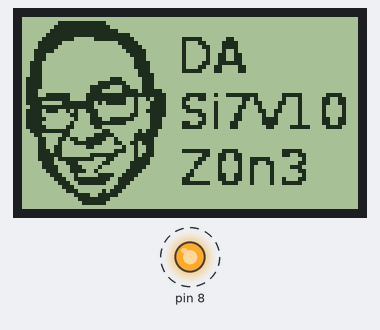
Bench run of a sketch on a simulated Arduino Uno, built with avr-gcc and run on an emulated ATmega328P. Shown: 84×48 one-colour display, output pins drawn as LEDs (lit = HIGH). Dashed ring = blinking.

Above: at 0.1 s.
Timing chart, 0 to 130.0 s (numbered marks = the images above):
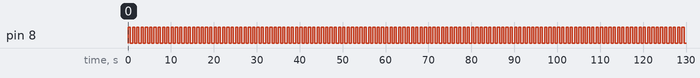

The sketch:

bsidescbr2019.ino
```cpp
#include <SPI.h>
#include <Adafruit_GFX.h>
#include <Adafruit_PCD8544.h>

#include <Adafruit_SPITFT_Macros.h>
#include <gfxfont.h>
#include <Adafruit_SPITFT.h>

// Hardware SPI (faster, but must use certain hardware pins):
// SCK is LCD serial clock (SCLK) - this is pin 13 on Arduino Uno
// MOSI is LCD DIN - this is pin 11 on an Arduino Uno
// pin 7 - Data/Command select (D/C)
// pin 6 - LCD chip select (CS)
// pin 5 - LCD reset (RST)
Adafruit_PCD8544 display = Adafruit_PCD8544(7, 6, 5);
// Note with hardware SPI MISO and SS pins aren't used but will still be read
// and written to during SPI transfer.  Be careful sharing these pins!

#define NUMFLAKES 10
#define XPOS 0
#define YPOS 1
#define DELTAY 2


#define LOGO16_GLCD_HEIGHT 16
#define LOGO16_GLCD_WIDTH  16

static const unsigned char PROGMEM silvio[] = {
  // 'silvio, 84x48px
  0x00, 0x00, 0x00, 0x00, 0x00, 0x00, 0x00, 0x00, 0x00, 0x00, 0x00, 0x00, 0x7f, 0xf8, 0x00, 0x00,
  0x00, 0x00, 0x00, 0x00, 0x00, 0x00, 0x00, 0xff, 0xfc, 0x00, 0x00, 0x00, 0x00, 0x00, 0x00, 0x00,
  0x00, 0x01, 0xff, 0xff, 0x00, 0x00, 0x00, 0x00, 0x00, 0x00, 0x00, 0x00, 0x03, 0xff, 0xff, 0xe0,
  0x00, 0x00, 0x00, 0x00, 0x00, 0x00, 0x00, 0x07, 0xf8, 0x3f, 0xf0, 0x00, 0xf8, 0x18, 0x00, 0x00,
  0x00, 0x00, 0x0f, 0xc0, 0x00, 0xf8, 0x00, 0x8c, 0x3c, 0x00, 0x00, 0x00, 0x00, 0x0f, 0x80, 0x00,
  0x7c, 0x00, 0x86, 0x3c, 0x00, 0x00, 0x00, 0x00, 0x1f, 0x00, 0x00, 0x3e, 0x00, 0x82, 0x24, 0x00,
  0x00, 0x00, 0x00, 0x1c, 0x00, 0x00, 0x1e, 0x00, 0x82, 0x66, 0x00, 0x00, 0x00, 0x00, 0x1c, 0x00,
  0x00, 0x0e, 0x00, 0x82, 0x66, 0x00, 0x00, 0x00, 0x00, 0x38, 0x00, 0x00, 0x0f, 0x00, 0x86, 0x7e,
  0x00, 0x00, 0x00, 0x00, 0x38, 0x00, 0x00, 0x0f, 0x00, 0x8c, 0xc3, 0x00, 0x00, 0x00, 0x00, 0x38,
  0x00, 0x00, 0x07, 0x00, 0xf8, 0xc3, 0x00, 0x00, 0x00, 0x00, 0x38, 0x00, 0x00, 0x07, 0x80, 0x00,
  0x00, 0x00, 0x00, 0x00, 0x00, 0x78, 0x00, 0x03, 0x83, 0x80, 0x00, 0x00, 0x00, 0x00, 0x00, 0x00,
  0x78, 0x00, 0x1f, 0xc3, 0x80, 0x00, 0x00, 0x00, 0x00, 0x00, 0x00, 0x78, 0x00, 0x7c, 0x63, 0x80,
  0x00, 0x00, 0x00, 0x00, 0x00, 0x00, 0x70, 0x00, 0x70, 0x7b, 0xe0, 0x00, 0x00, 0x00, 0x00, 0x00,
  0x00, 0x73, 0xf0, 0xff, 0xff, 0xf0, 0x7c, 0x9f, 0xe0, 0x7c, 0x0f, 0x00, 0x7f, 0xf0, 0xff, 0xc9,
  0x70, 0xcc, 0x01, 0xa0, 0x44, 0x19, 0x80, 0x78, 0x3f, 0xd7, 0xc8, 0xf0, 0x80, 0x81, 0x30, 0xc4,
  0x19, 0x80, 0x3f, 0xff, 0xc0, 0x08, 0xf0, 0xc0, 0x83, 0x10, 0x84, 0x10, 0x80, 0x7b, 0x94, 0xe0,
  0x09, 0xf0, 0x78, 0x82, 0x19, 0x84, 0x10, 0x80, 0x78, 0x0c, 0x60, 0x18, 0xf0, 0x0c, 0x86, 0x09,
  0x04, 0x10, 0x80, 0x7c, 0x04, 0x73, 0xf0, 0xe0, 0x04, 0x86, 0x0f, 0x04, 0x19, 0x80, 0x78, 0x08,
  0x7f, 0xc0, 0xe0, 0xcc, 0x8c, 0x0f, 0x04, 0x19, 0x80, 0x7c, 0x18, 0x30, 0x00, 0xe0, 0xf8, 0x8c,
  0x06, 0x1f, 0x0f, 0x00, 0x3f, 0xf0, 0x0c, 0x05, 0xc0, 0x00, 0x00, 0x00, 0x00, 0x00, 0x00, 0x18,
  0x30, 0x3e, 0x0f, 0xc0, 0x00, 0x00, 0x00, 0x00, 0x00, 0x00, 0x0c, 0x6c, 0xf9, 0x0f, 0x80, 0x00,
  0x00, 0x00, 0x00, 0x00, 0x00, 0x0c, 0x47, 0xf1, 0x9b, 0x80, 0x00, 0x00, 0x00, 0x00, 0x00, 0x00,
  0x0c, 0xc0, 0xc0, 0x49, 0x80, 0x00, 0x00, 0x00, 0x00, 0x00, 0x00, 0x0e, 0xc0, 0x01, 0xc9, 0x80,
  0xfe, 0x3c, 0x00, 0x7c, 0x00, 0x00, 0x0f, 0xc0, 0x7f, 0x0b, 0x80, 0x06, 0x66, 0x00, 0x66, 0x00,
  0x00, 0x0f, 0x7f, 0xc6, 0x0f, 0x00, 0x0c, 0x66, 0x7c, 0x02, 0x00, 0x00, 0x07, 0x1c, 0x0c, 0x1f,
  0x00, 0x18, 0x42, 0x66, 0x06, 0x00, 0x00, 0x07, 0x8e, 0x10, 0x1e, 0x00, 0x10, 0x42, 0x42, 0x1c,
  0x00, 0x00, 0x03, 0x8f, 0x20, 0x3c, 0x00, 0x20, 0x42, 0x42, 0x06, 0x00, 0x00, 0x01, 0xc4, 0x1e,
  0x78, 0x00, 0x60, 0x66, 0x42, 0x02, 0x00, 0x00, 0x00, 0xe7, 0xfc, 0xf0, 0x00, 0xc0, 0x66, 0x42,
  0x46, 0x00, 0x00, 0x00, 0x73, 0xf8, 0xe0, 0x00, 0xfe, 0x3c, 0x42, 0x7c, 0x00, 0x00, 0x00, 0x38,
  0x01, 0xc0, 0x00, 0x00, 0x00, 0x00, 0x00, 0x00, 0x00, 0x00, 0x1c, 0x0b, 0x80, 0x00, 0x00, 0x00,
  0x00, 0x00, 0x00, 0x00, 0x00, 0x07, 0x9f, 0x00, 0x00, 0x00, 0x00, 0x00, 0x00, 0x00, 0x00, 0x00,
  0x03, 0xfc, 0x00, 0x00, 0x00, 0x00, 0x00, 0x00, 0x00, 0x00, 0x00, 0x01, 0xf8, 0x00, 0x00, 0x00,
  0x00, 0x00, 0x00, 0x00, 0x00, 0x00, 0x00, 0x00, 0x00, 0x00, 0x00, 0x00, 0x00, 0x00, 0x00, 0x00
};
void setup() {
  // put your setup code here, to run once:
  //Serial.begin(9600);

  display.begin();
  // init done

  // you can change the contrast around to adapt the display
  // for the best viewing!
  display.setContrast(50);

  //display.display(); // show splashscreen
  //delay(100);
  display.clearDisplay();   // clears the screen and buffer
  display.drawBitmap(0,0,silvio, 84,48, 1);
  display.display();
  pinMode(8,OUTPUT);
}

void loop() {
  // put your main code here, to run repeatedly:
  digitalWrite(8, HIGH);
  delay(500);
  digitalWrite(8, LOW);
  delay(500);
}
```

Measured:
- by itself, pin 8: alternates HIGH for 0.50 s and LOW for 0.50 s
